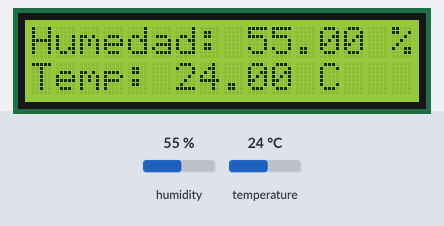
This sketch was run on a simulated Arduino Uno, built with avr-gcc and run on an emulated ATmega328P. Parts: 16×2 character LCD. The inputs (shaded band) are chosen by the test bench; at power-on: humidity 55 %, temperature 24 °C.

Above: at 1.2 s.
1.3 s: humidity set to 22 %
At 2.9 s:
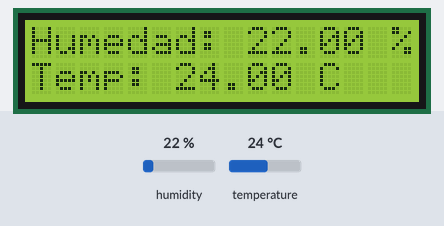
4.1 s: temperature set to 12 °C
At 5.0 s:
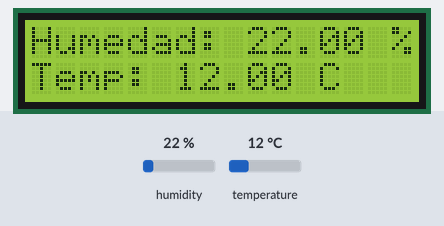
6.9 s: humidity set to 40 %
At 9.2 s:
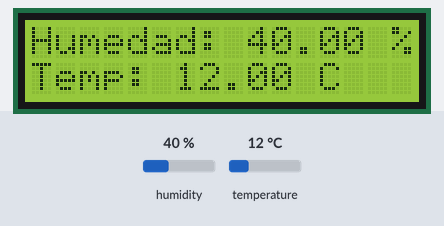
9.9 s: temperature set to 19 °C
At 11.3 s:
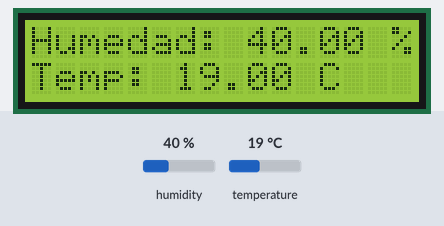
Timing chart, 0 to 12.9 s (numbered marks = the images above; inputs shaded):
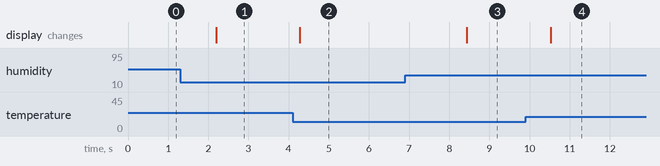

Measured:
- after the input at 1.3 s, the display: changes after 0.90 s (image 1)
- after the input at 4.1 s, the display: changes after 0.18 s (image 2)
- after the input at 6.9 s, the display: changes after 1.5 s (image 3)
- after the input at 9.9 s, the display: changes after 0.62 s (image 4)

The sketch:

DHT11_02.ino
```cpp
//Incluir las librerías
#include <Wire.h>
#include <LiquidCrystal_I2C.h>
#include <DHT.h>

//Creamos nuestro DHT
DHT dht(7,DHT11);

//Creamos nuestro lcd
LiquidCrystal_I2C lcd(0x3F,16,2);
void setup() {
  //Configuraciones previas de nuestro LCD
  lcd.init();
  lcd.backlight();

  //Inicializamos nuestro DHT
  dht.begin();

}

void loop() {
  //Creamos nuestras variables para la humedad
  //y temperatura
  float h=dht.readHumidity();
  float t=dht.readTemperature();

  //Imprimimos nuestra humedad relativa
  //en la primera línea
  lcd.setCursor(0,0);
  lcd.print("Humedad: ");
  lcd.print(h);
  lcd.print(" %");

  //Imprimimos la temperatura en nuestra
  //segunda línea
  lcd.setCursor(0,1);
  lcd.print("Temp: ");
  lcd.print(t);
  lcd.print(" C");

  //Delay
  delay(1000);

}
```
